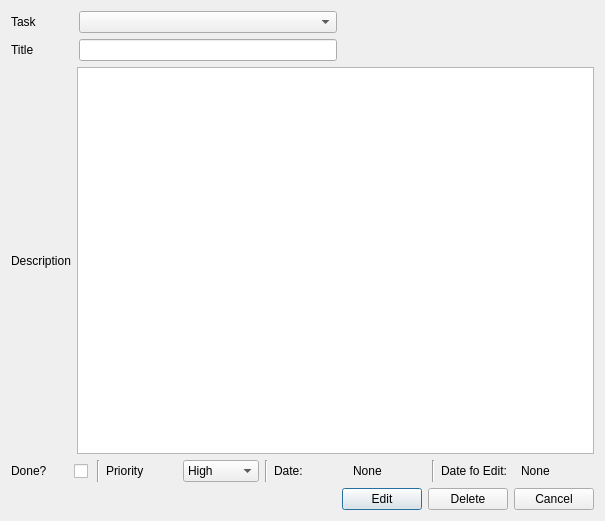
<?xml version="1.0" encoding="UTF-8"?>
<ui version="4.0">
 <class>DelEditwindow</class>
 <widget class="QDialog" name="DelEditwindow">
  <property name="geometry">
   <rect>
    <x>0</x>
    <y>0</y>
    <width>605</width>
    <height>521</height>
   </rect>
  </property>
  <property name="windowTitle">
   <string>Dialog</string>
  </property>
  <layout class="QVBoxLayout" name="verticalLayout_2">
   <item>
    <layout class="QVBoxLayout" name="verticalLayout">
     <item>
      <layout class="QHBoxLayout" name="horizontalLayout">
       <item>
        <widget class="QLabel" name="label">
         <property name="sizePolicy">
          <sizepolicy hsizetype="Fixed" vsizetype="Preferred">
           <horstretch>0</horstretch>
           <verstretch>0</verstretch>
          </sizepolicy>
         </property>
         <property name="minimumSize">
          <size>
           <width>62</width>
           <height>0</height>
          </size>
         </property>
         <property name="text">
          <string>Task</string>
         </property>
        </widget>
       </item>
       <item>
        <widget class="QComboBox" name="TaskcomboBox">
         <property name="sizePolicy">
          <sizepolicy hsizetype="MinimumExpanding" vsizetype="Fixed">
           <horstretch>0</horstretch>
           <verstretch>0</verstretch>
          </sizepolicy>
         </property>
         <property name="minimumSize">
          <size>
           <width>50</width>
           <height>0</height>
          </size>
         </property>
        </widget>
       </item>
       <item>
        <spacer name="horizontalSpacer_4">
         <property name="orientation">
          <enum>Qt::Horizontal</enum>
         </property>
         <property name="sizeHint" stdset="0">
          <size>
           <width>40</width>
           <height>20</height>
          </size>
         </property>
        </spacer>
       </item>
      </layout>
     </item>
     <item>
      <layout class="QHBoxLayout" name="horizontalLayout_2">
       <item>
        <widget class="QLabel" name="label_2">
         <property name="sizePolicy">
          <sizepolicy hsizetype="Fixed" vsizetype="Preferred">
           <horstretch>50</horstretch>
           <verstretch>0</verstretch>
          </sizepolicy>
         </property>
         <property name="minimumSize">
          <size>
           <width>62</width>
           <height>0</height>
          </size>
         </property>
         <property name="text">
          <string>Title</string>
         </property>
        </widget>
       </item>
       <item>
        <widget class="QLineEdit" name="TasklineEdit"/>
       </item>
       <item>
        <spacer name="horizontalSpacer_5">
         <property name="orientation">
          <enum>Qt::Horizontal</enum>
         </property>
         <property name="sizeHint" stdset="0">
          <size>
           <width>40</width>
           <height>20</height>
          </size>
         </property>
        </spacer>
       </item>
      </layout>
     </item>
     <item>
      <layout class="QHBoxLayout" name="horizontalLayout_3">
       <item>
        <widget class="QLabel" name="label_3">
         <property name="text">
          <string>Description</string>
         </property>
        </widget>
       </item>
       <item>
        <widget class="QTextEdit" name="DesctextEdit"/>
       </item>
      </layout>
     </item>
     <item>
      <layout class="QHBoxLayout" name="horizontalLayout_9">
       <item>
        <layout class="QHBoxLayout" name="horizontalLayout_8">
         <property name="spacing">
          <number>0</number>
         </property>
         <property name="sizeConstraint">
          <enum>QLayout::SetDefaultConstraint</enum>
         </property>
         <property name="leftMargin">
          <number>0</number>
         </property>
         <item>
          <widget class="QLabel" name="label_5">
           <property name="sizePolicy">
            <sizepolicy hsizetype="Maximum" vsizetype="Fixed">
             <horstretch>17</horstretch>
             <verstretch>0</verstretch>
            </sizepolicy>
           </property>
           <property name="minimumSize">
            <size>
             <width>17</width>
             <height>0</height>
            </size>
           </property>
           <property name="maximumSize">
            <size>
             <width>63</width>
             <height>16777215</height>
            </size>
           </property>
           <property name="text">
            <string>Done?</string>
           </property>
          </widget>
         </item>
         <item>
          <widget class="QCheckBox" name="ItsdonecheckBox">
           <property name="sizePolicy">
            <sizepolicy hsizetype="Preferred" vsizetype="Fixed">
             <horstretch>0</horstretch>
             <verstretch>0</verstretch>
            </sizepolicy>
           </property>
           <property name="minimumSize">
            <size>
             <width>15</width>
             <height>0</height>
            </size>
           </property>
           <property name="maximumSize">
            <size>
             <width>17</width>
             <height>20</height>
            </size>
           </property>
           <property name="text">
            <string/>
           </property>
          </widget>
         </item>
        </layout>
       </item>
       <item>
        <widget class="Line" name="line">
         <property name="orientation">
          <enum>Qt::Vertical</enum>
         </property>
        </widget>
       </item>
       <item>
        <layout class="QHBoxLayout" name="horizontalLayout_4">
         <item alignment="Qt::AlignLeft">
          <widget class="QLabel" name="label_4">
           <property name="sizePolicy">
            <sizepolicy hsizetype="Fixed" vsizetype="Preferred">
             <horstretch>0</horstretch>
             <verstretch>0</verstretch>
            </sizepolicy>
           </property>
           <property name="minimumSize">
            <size>
             <width>0</width>
             <height>0</height>
            </size>
           </property>
           <property name="text">
            <string>Priority</string>
           </property>
          </widget>
         </item>
         <item alignment="Qt::AlignLeft">
          <widget class="QComboBox" name="PrioritycomboBox">
           <property name="sizePolicy">
            <sizepolicy hsizetype="Fixed" vsizetype="Fixed">
             <horstretch>0</horstretch>
             <verstretch>0</verstretch>
            </sizepolicy>
           </property>
           <property name="minimumSize">
            <size>
             <width>0</width>
             <height>0</height>
            </size>
           </property>
           <item>
            <property name="text">
             <string>High</string>
            </property>
           </item>
           <item>
            <property name="text">
             <string>Average</string>
            </property>
           </item>
           <item>
            <property name="text">
             <string>Low</string>
            </property>
           </item>
          </widget>
         </item>
        </layout>
       </item>
       <item>
        <widget class="Line" name="line_2">
         <property name="orientation">
          <enum>Qt::Vertical</enum>
         </property>
        </widget>
       </item>
       <item>
        <layout class="QHBoxLayout" name="horizontalLayout_7">
         <item alignment="Qt::AlignLeft">
          <widget class="QLabel" name="label_7">
           <property name="sizePolicy">
            <sizepolicy hsizetype="Fixed" vsizetype="Preferred">
             <horstretch>0</horstretch>
             <verstretch>0</verstretch>
            </sizepolicy>
           </property>
           <property name="minimumSize">
            <size>
             <width>1</width>
             <height>0</height>
            </size>
           </property>
           <property name="text">
            <string>Date:</string>
           </property>
          </widget>
         </item>
         <item alignment="Qt::AlignLeft">
          <widget class="QLabel" name="Datelabel">
           <property name="sizePolicy">
            <sizepolicy hsizetype="Preferred" vsizetype="Preferred">
             <horstretch>0</horstretch>
             <verstretch>0</verstretch>
            </sizepolicy>
           </property>
           <property name="minimumSize">
            <size>
             <width>1</width>
             <height>0</height>
            </size>
           </property>
           <property name="text">
            <string>None</string>
           </property>
          </widget>
         </item>
        </layout>
       </item>
       <item>
        <widget class="Line" name="line_3">
         <property name="orientation">
          <enum>Qt::Vertical</enum>
         </property>
        </widget>
       </item>
       <item>
        <layout class="QHBoxLayout" name="horizontalLayout_5">
         <item alignment="Qt::AlignLeft">
          <widget class="QLabel" name="label_6">
           <property name="sizePolicy">
            <sizepolicy hsizetype="Fixed" vsizetype="Preferred">
             <horstretch>0</horstretch>
             <verstretch>0</verstretch>
            </sizepolicy>
           </property>
           <property name="minimumSize">
            <size>
             <width>8</width>
             <height>0</height>
            </size>
           </property>
           <property name="text">
            <string>Date fo Edit:</string>
           </property>
          </widget>
         </item>
         <item alignment="Qt::AlignLeft">
          <widget class="QLabel" name="DateofEditlabel">
           <property name="sizePolicy">
            <sizepolicy hsizetype="Fixed" vsizetype="Preferred">
             <horstretch>0</horstretch>
             <verstretch>0</verstretch>
            </sizepolicy>
           </property>
           <property name="minimumSize">
            <size>
             <width>0</width>
             <height>0</height>
            </size>
           </property>
           <property name="text">
            <string>None</string>
           </property>
          </widget>
         </item>
        </layout>
       </item>
      </layout>
     </item>
     <item>
      <layout class="QHBoxLayout" name="horizontalLayout_6">
       <item>
        <spacer name="horizontalSpacer">
         <property name="orientation">
          <enum>Qt::Horizontal</enum>
         </property>
         <property name="sizeHint" stdset="0">
          <size>
           <width>40</width>
           <height>20</height>
          </size>
         </property>
        </spacer>
       </item>
       <item>
        <widget class="QPushButton" name="EditpushButton">
         <property name="text">
          <string>Edit</string>
         </property>
        </widget>
       </item>
       <item>
        <widget class="QPushButton" name="DeletepushButton">
         <property name="text">
          <string>Delete</string>
         </property>
        </widget>
       </item>
       <item>
        <widget class="QPushButton" name="pushButton_3">
         <property name="text">
          <string>Cancel</string>
         </property>
        </widget>
       </item>
      </layout>
     </item>
    </layout>
   </item>
  </layout>
 </widget>
 <resources/>
 <connections/>
</ui>
